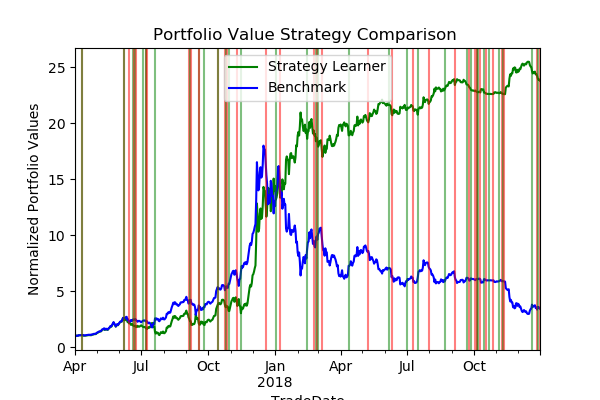

Source code (Python):
import sys
import math

sys.path.insert(0,r"C:\Users\tthab\Documents\GitHub\Cryptopunks\cryptopunks_data_pipeline")
sys.path.insert(0,r"C:\Users\tthab\Documents\GitHub\Cryptopunks")

import datetime as dt
import numpy as np
import pandas as pd
from util import get_data, plot_data
from marketsimcode import compute_portvals, stats
import matplotlib.pyplot as plt
import math
from ManualLearner import ManualLearner
from StrategyLearner import StrategyLearner
import json
from cryptopunks_data_pipeline import *
from cryptopunks_data_pipeline.data_preparation_pipeline import run_pipeline 
import os
import sys
from cryptopunks_data_pipeline.data_preparation_pipeline import create_spark_session
from dataframe_binning import categorize_pipeline as bdfcp
from datetime import datetime
  		  	   		   	 		  		  		    	 		 		   		 		  

def author(self):
    return "thabibe3"

# this method should use the existing policy and test it against new data
def df_to_order(df, symbol, sd=dt.datetime(2014, 9, 20), ed=dt.datetime(2020, 12, 31)):

    df = df.reset_index()
    df = df.rename(columns={'index' : 'TradeDate'})
    df = df[df['Shares'] != 0]
    df['Order'] = 0
    df['Order'][df['Shares'] < 0] = 'SELL'
    df['Order'][df['Shares'] > 0] = 'BUY'
    df['Symbol'] = symbol
    df['Shares'] = abs(df['Shares'])
    df = df.reset_index(drop=True)
    
# =============================================================================
#     if df['Order'].loc[len(df)-1] == 'BUY':
#         lastorder = pd.DataFrame([(ed,1000,'SELL',symbol)], columns=df.columns)
#         df = pd.concat([df,lastorder],axis=0)
#     else:
#         lastorder = pd.DataFrame([(ed,1000,'BUY',symbol)], columns=df.columns)
#         df = pd.concat([df,lastorder],axis=0)
#     df = df.reset_index(drop=True)
# =============================================================================
    return df

def main():
    
    with open("config_file.json") as f:

        config = json.load(f)
    
    symbol = config.get("ticker")
    
    training_sd = datetime.strptime(config.get("training_sd"),"%Y-%m-%d")
    training_ed = datetime.strptime(config.get("training_ed"),"%Y-%m-%d")
    test_sd = datetime.strptime(config.get("test_sd"),"%Y-%m-%d")
    test_ed = datetime.strptime(config.get("test_ed"),"%Y-%m-%d")

    sv = config.get("sv")
    
    sma_window1 = config.get("sma_window")
    bollinger_band_sma = config.get("bollinger_band_sma")
    bollinger_band_stdev = config.get("bollinger_band_stdev")
    so_window = config.get("so_window")
    so_window_sma = config.get("so_window_sma")
    obv = config.get("obv")
    mom_window = config.get("mom_window")
    macd_window = config.get("macd")
    include_sentiment = config.get("include_sentiment")
    
    alpha = config.get("alpha")
    gamma = config.get("gamma")
    rar = config.get("rar")
    radr = config.get("radr") 
    
    spark = create_spark_session()
    
    dataframebtc = run_pipeline(spark, include_sentiment=include_sentiment,
                    sma_window = sma_window1,
                    bollinger_window = bollinger_band_sma,
                    bollinger_stdvs =bollinger_band_stdev,
                    so_window = so_window,
                    so_window_sma = so_window_sma,
                    obv = obv,
                    macd = macd_window,
                    mom_window = mom_window)
    
    dataframebtc.to_csv('pipeline.csv')
    
    binned_df, combos = bdfcp(dataframebtc)
    binned_df = binned_df.dropna().reset_index(drop=True)
    print(binned_df.head)
    #print(combos)
    
    #Training#
    pd.set_option('mode.chained_assignment', None)

    symbol = symbol
    sd = training_sd
    ed = training_ed
    sv = sv

    SLlearner = StrategyLearner(num_states=combos,
                                alpha=alpha,
                                gamma=gamma,
                                rar=rar,
                                radr=radr)
    
    SLlearner.add_evidence(binned_df, sd, ed, sv)
    df1 = SLlearner.testPolicy(binned_df, sd, ed, sv)
    df1 = df_to_order(df=df1, symbol=symbol, sd=sd, ed=ed)
    
    dfgains1 = compute_portvals(df1, start_val=sv)
    
    #print(sv/dataframebtc['Adj_Close'][0])
    order = [(sd, math.floor(sv/dataframebtc['Adj_Close'][dataframebtc['TradeDate']==sd]), 'BUY', symbol),
             (ed, math.floor(sv/dataframebtc['Adj_Close'][dataframebtc['TradeDate']==sd]), 'SELL', symbol)]
    
    dfbench = pd.DataFrame(order, columns=['TradeDate', 'Shares', 'Order', 'Symbol'])
    benchmark = compute_portvals(dfbench, start_val=sv)
    #print(benchmark.head)

    dfgains1['Sum'] = ((dfgains1['Sum']  / dfgains1['Sum'].iloc[0]))
    benchmark['Sum'] = ((benchmark['Sum'] / benchmark['Sum'].iloc[0]))
    
    #print(dfgains1.head)
    #print(benchmark.head)

    fig, ax = plt.subplots(dpi=100)
    dfgains1.plot(color='g', label='Strategy Learner', ax=ax)
    benchmark.plot(color='b', label='Benchmark', ax=ax)
    plotline = True
    if plotline:
        for i in range(len(df1)):
            if df1['Order'][i] == 'BUY':
                ax.axvline(x=df1['TradeDate'][i], color='g',alpha=0.5)
            else:
                ax.axvline(x=df1['TradeDate'][i], color='r',alpha=0.5)
    
    ax.set_xlim([sd,ed])
    plt.legend(['Strategy Learner', 'Benchmark'])
    plt.title('Portfolio Value Strategy Comparison ')
    plt.ylabel('Normalized Portfolio Values')
    plt.xlabel('TradeDate')
    plt.savefig('experiment3.png')
    
    #Testing#
    
    symbol = 'BTC'
    sd2 = test_sd
    ed2 = test_ed
    sv2 = sv

    df2 = SLlearner.testPolicy(binned_df, sd2, ed2, sv)
    
    df2 = df_to_order(df=df2, symbol=symbol, sd=sd2, ed=ed2)
    

    dfgains2 = compute_portvals(df2, start_val=sv)

    order2 = [(sd2, math.floor(sv/dataframebtc['Adj_Close'][dataframebtc['TradeDate']==sd2]), 'BUY', symbol),
             (ed2, math.floor(sv/dataframebtc['Adj_Close'][dataframebtc['TradeDate']==sd2]), 'SELL', symbol)]
    
    dfbench2 = pd.DataFrame(order2, columns=['TradeDate', 'Shares', 'Order', 'Symbol'])
    benchmark2 = compute_portvals(dfbench2, start_val=sv)
    
    dfgains2['Sum'] = ((dfgains2['Sum'] / dfgains2['Sum'].iloc[0]))
    benchmark2['Sum'] = ((benchmark2['Sum'] / benchmark2['Sum'].iloc[0]))
    #print(dfgains2.head)
    #print(benchmark2.head)
    
    
    #print('Strategy')
    #print(dfgains2.head)
    #print()
    #print('BTC')
    #print(benchmark.head)
    
    
    fig2, ax2 = plt.subplots(dpi=100)
    
    dfgains2.plot(color='g', label='Strategy Learner', ax=ax2)
    
    benchmark2.plot(color='b', label='Benchmark', ax=ax2)
    plotline = True
    if plotline:
        for i in range(len(df2)):
            if df2['Order'][i] == 'BUY':
                ax2.axvline(x=df2['TradeDate'][i], color='g',alpha=0.5)
            else:
                ax2.axvline(x=df2['TradeDate'][i], color='r',alpha=0.5)
    ax2.set_xlim([sd2,ed2])
    plt.legend(['Strategy Learner', 'Benchmark'])
    plt.title('Portfolio Value Strategy Comparison')
    plt.ylabel('Normalized Portfolio Values')
    plt.xlabel('TradeDate')
    plt.savefig('experiment4.png')
    
    df2.to_csv('orders.csv')
    dfgains2.to_csv('gains.csv')
  		  	   		   	 		  		  		    	 		 		   		 		  
if __name__ == "__main__":
    main()
